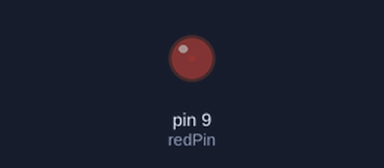
Recording of a sketch running on a simulated Arduino Uno, built with avr-gcc and run on an emulated ATmega328P. Shown: output pins drawn as LEDs (lit = HIGH).

Above: at 0.05 s.
At 2.75 s:
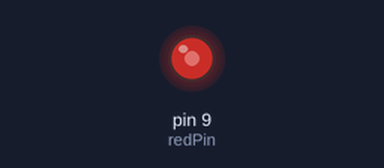
At 4.5 s:
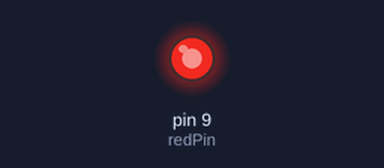
At 9.0 s:
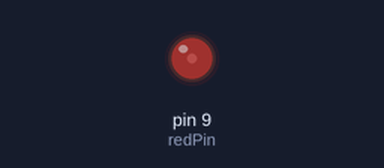
Timing chart, 0 to 13.0 s (numbered marks = the images above):
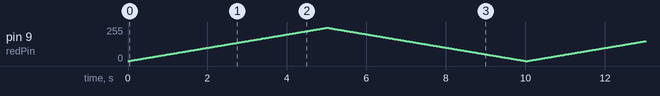

The sketch:

blink_led_using_analog_write_command1__1_.ino
```cpp
int redPin=9;//by using redwire pin 9 connected to the resister.
int bright=250;//led intensity range.

void setup()
{
  pinMode(redPin, OUTPUT);
}

void loop()
{
  //led intensity will be increased between 0-250.
  for(int i=0;i<bright;i++){
    analogWrite(redPin,i);
    delay(20);
  }
  //led intensity will be decresed between 250-0.
  for(int j=bright;j>=0;j--){
    analogWrite(redPin,j);
    delay(20);
  }
}
```
